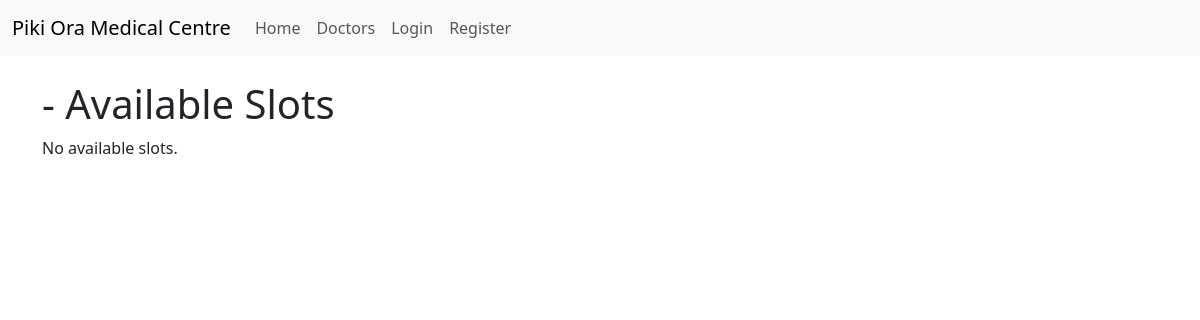
/tools/doctors/1/slots/, run on an earlier commit of the app's database.
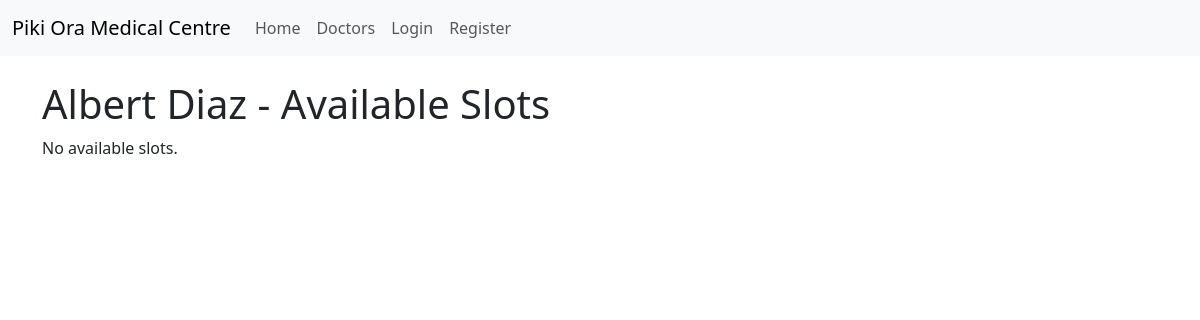
And on a later commit of the database.
### tools/models.py (models this page shows, shortened)
class Doctor(models.Model):
    user = models.OneToOneField(User, on_delete=models.CASCADE, related_name='doctor_profile')
    specialization = models.CharField(max_length=100)
    room_number = models.CharField(max_length=100)
    bio = models.TextField()
    profile_pic = models.ImageField(upload_to='images/profile/', blank=True, null=True)
    consultation_fee = models.DecimalField(max_digits=10, decimal_places=2)
    @property
    def name(self):
        return self.user.get_full_name() or self.user.username

### tools/views.py (the view)
# urls.py: path('doctors/<int:doctor_id>/slots/', views.doctor_slots, name='doctor_slots'),
def doctor_slots(request, doctor_id):
    doctor = Doctor.objects.get(id=doctor_id)
    slots = doctor.slots.filter(is_booked=False)
    return render(request, 'doctor_slots.html', {'doctor': doctor, 'slots': slots})

### templates/doctor_slots.html (shortened to what this page needs)
{% extends 'base.html' %}
{% block content %}
    <h1>{{ doctor.name }} - Available Slots</h1>
    {% for slot in slots %}
        <div class="card mb-2 p3 d-flex flex-row justify-content-between align-items-center">
            <span>{{ slot.appointment_date }} - {{ slot.appointment_time }} to {{ slot.appointment_end_time }}</span>
            {% if user.is_authenticated %}
                <a class="btn btn-primary" href="{% url 'book_slot' slot.id %}">Book Slot</a>
            {% else %}
                <a class="btn btn-primary" href="{% url 'login' %}">Login to Book Slot</a>
            {% endif %}
        </div>
    {% empty %}
        <p>No available slots.</p>
    {% endfor %}
{% endblock %}

What changed in the data, as far as the page shows it:
now on this page (row edited): Doctor: name "Albert Diaz"
